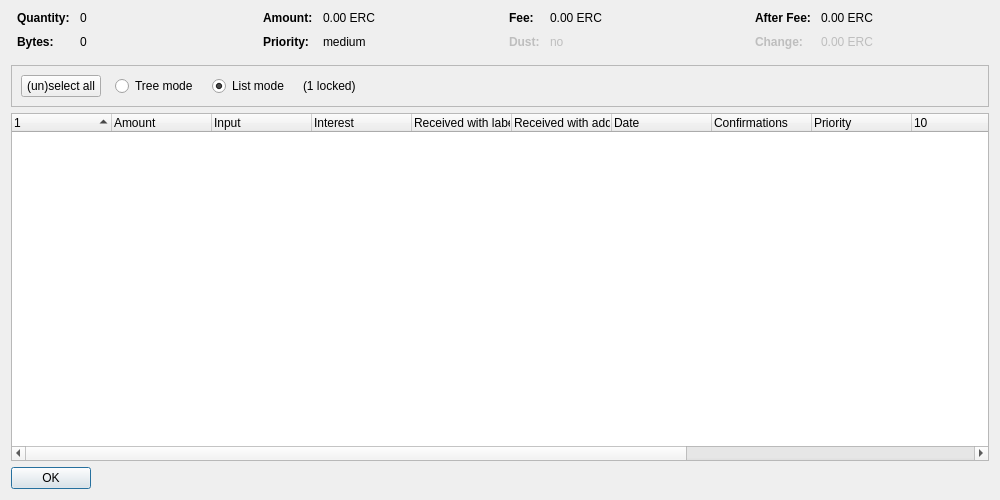
<?xml version="1.0" encoding="UTF-8"?>
<ui version="4.0">
 <class>CoinControlDialog</class>
 <widget class="QDialog" name="CoinControlDialog">
  <property name="geometry">
   <rect>
    <x>0</x>
    <y>0</y>
    <width>1000</width>
    <height>500</height>
   </rect>
  </property>
  <property name="windowTitle">
   <string>Coin Selection</string>
  </property>
  <layout class="QVBoxLayout" name="verticalLayout">
   <item>
    <layout class="QHBoxLayout" name="horizontalLayoutTop" stretch="0,0,0,0">
     <property name="topMargin">
      <number>0</number>
     </property>
     <property name="bottomMargin">
      <number>10</number>
     </property>
     <item>
      <layout class="QFormLayout" name="formLayoutCoinControl1">
       <property name="horizontalSpacing">
        <number>10</number>
       </property>
       <property name="verticalSpacing">
        <number>10</number>
       </property>
       <property name="leftMargin">
        <number>6</number>
       </property>
       <property name="rightMargin">
        <number>6</number>
       </property>
       <item row="0" column="0">
        <widget class="QLabel" name="labelCoinControlQuantityText">
         <property name="font">
          <font>
           <weight>75</weight>
           <bold>true</bold>
          </font>
         </property>
         <property name="text">
          <string>Quantity:</string>
         </property>
        </widget>
       </item>
       <item row="0" column="1">
        <widget class="QLabel" name="labelCoinControlQuantity">
         <property name="cursor">
          <cursorShape>IBeamCursor</cursorShape>
         </property>
         <property name="contextMenuPolicy">
          <enum>Qt::ActionsContextMenu</enum>
         </property>
         <property name="text">
          <string notr="true">0</string>
         </property>
         <property name="textInteractionFlags">
          <set>Qt::LinksAccessibleByMouse|Qt::TextSelectableByKeyboard|Qt::TextSelectableByMouse</set>
         </property>
        </widget>
       </item>
       <item row="1" column="0">
        <widget class="QLabel" name="labelCoinControlBytesText">
         <property name="font">
          <font>
           <weight>75</weight>
           <bold>true</bold>
          </font>
         </property>
         <property name="text">
          <string>Bytes:</string>
         </property>
        </widget>
       </item>
       <item row="1" column="1">
        <widget class="QLabel" name="labelCoinControlBytes">
         <property name="cursor">
          <cursorShape>IBeamCursor</cursorShape>
         </property>
         <property name="contextMenuPolicy">
          <enum>Qt::ActionsContextMenu</enum>
         </property>
         <property name="text">
          <string notr="true">0</string>
         </property>
         <property name="textInteractionFlags">
          <set>Qt::LinksAccessibleByMouse|Qt::TextSelectableByKeyboard|Qt::TextSelectableByMouse</set>
         </property>
        </widget>
       </item>
      </layout>
     </item>
     <item>
      <layout class="QFormLayout" name="formLayoutCoinControl2">
       <property name="horizontalSpacing">
        <number>10</number>
       </property>
       <property name="verticalSpacing">
        <number>10</number>
       </property>
       <property name="leftMargin">
        <number>6</number>
       </property>
       <property name="rightMargin">
        <number>6</number>
       </property>
       <item row="0" column="0">
        <widget class="QLabel" name="labelCoinControlAmountText">
         <property name="font">
          <font>
           <weight>75</weight>
           <bold>true</bold>
          </font>
         </property>
         <property name="text">
          <string>Amount:</string>
         </property>
        </widget>
       </item>
       <item row="0" column="1">
        <widget class="QLabel" name="labelCoinControlAmount">
         <property name="cursor">
          <cursorShape>IBeamCursor</cursorShape>
         </property>
         <property name="contextMenuPolicy">
          <enum>Qt::ActionsContextMenu</enum>
         </property>
         <property name="text">
          <string notr="true">0.00 ERC</string>
         </property>
         <property name="textInteractionFlags">
          <set>Qt::LinksAccessibleByMouse|Qt::TextSelectableByKeyboard|Qt::TextSelectableByMouse</set>
         </property>
        </widget>
       </item>
       <item row="1" column="0">
        <widget class="QLabel" name="labelCoinControlPriorityText">
         <property name="font">
          <font>
           <weight>75</weight>
           <bold>true</bold>
          </font>
         </property>
         <property name="text">
          <string>Priority:</string>
         </property>
        </widget>
       </item>
       <item row="1" column="1">
        <widget class="QLabel" name="labelCoinControlPriority">
         <property name="cursor">
          <cursorShape>IBeamCursor</cursorShape>
         </property>
         <property name="contextMenuPolicy">
          <enum>Qt::ActionsContextMenu</enum>
         </property>
         <property name="text">
          <string notr="true">medium</string>
         </property>
         <property name="textInteractionFlags">
          <set>Qt::LinksAccessibleByMouse|Qt::TextSelectableByKeyboard|Qt::TextSelectableByMouse</set>
         </property>
        </widget>
       </item>
      </layout>
     </item>
     <item>
      <layout class="QFormLayout" name="formLayoutCoinControl3">
       <property name="horizontalSpacing">
        <number>10</number>
       </property>
       <property name="verticalSpacing">
        <number>10</number>
       </property>
       <property name="leftMargin">
        <number>6</number>
       </property>
       <property name="rightMargin">
        <number>6</number>
       </property>
       <item row="0" column="0">
        <widget class="QLabel" name="labelCoinControlFeeText">
         <property name="font">
          <font>
           <weight>75</weight>
           <bold>true</bold>
          </font>
         </property>
         <property name="text">
          <string>Fee:</string>
         </property>
        </widget>
       </item>
       <item row="0" column="1">
        <widget class="QLabel" name="labelCoinControlFee">
         <property name="cursor">
          <cursorShape>IBeamCursor</cursorShape>
         </property>
         <property name="contextMenuPolicy">
          <enum>Qt::ActionsContextMenu</enum>
         </property>
         <property name="text">
          <string notr="true">0.00 ERC</string>
         </property>
         <property name="textInteractionFlags">
          <set>Qt::LinksAccessibleByMouse|Qt::TextSelectableByKeyboard|Qt::TextSelectableByMouse</set>
         </property>
        </widget>
       </item>
       <item row="1" column="0">
        <widget class="QLabel" name="labelCoinControlLowOutputText">
         <property name="enabled">
          <bool>false</bool>
         </property>
         <property name="font">
          <font>
           <weight>75</weight>
           <bold>true</bold>
          </font>
         </property>
         <property name="text">
          <string>Dust:</string>
         </property>
        </widget>
       </item>
       <item row="1" column="1">
        <widget class="QLabel" name="labelCoinControlLowOutput">
         <property name="enabled">
          <bool>false</bool>
         </property>
         <property name="cursor">
          <cursorShape>IBeamCursor</cursorShape>
         </property>
         <property name="contextMenuPolicy">
          <enum>Qt::ActionsContextMenu</enum>
         </property>
         <property name="text">
          <string notr="true">no</string>
         </property>
         <property name="textInteractionFlags">
          <set>Qt::LinksAccessibleByMouse|Qt::TextSelectableByKeyboard|Qt::TextSelectableByMouse</set>
         </property>
        </widget>
       </item>
      </layout>
     </item>
     <item>
      <layout class="QFormLayout" name="formLayoutCoinControl4">
       <property name="horizontalSpacing">
        <number>10</number>
       </property>
       <property name="verticalSpacing">
        <number>10</number>
       </property>
       <property name="leftMargin">
        <number>6</number>
       </property>
       <property name="rightMargin">
        <number>6</number>
       </property>
       <item row="0" column="0">
        <widget class="QLabel" name="labelCoinControlAfterFeeText">
         <property name="font">
          <font>
           <weight>75</weight>
           <bold>true</bold>
          </font>
         </property>
         <property name="text">
          <string>After Fee:</string>
         </property>
        </widget>
       </item>
       <item row="0" column="1">
        <widget class="QLabel" name="labelCoinControlAfterFee">
         <property name="cursor">
          <cursorShape>IBeamCursor</cursorShape>
         </property>
         <property name="contextMenuPolicy">
          <enum>Qt::ActionsContextMenu</enum>
         </property>
         <property name="text">
          <string notr="true">0.00 ERC</string>
         </property>
         <property name="textInteractionFlags">
          <set>Qt::LinksAccessibleByMouse|Qt::TextSelectableByKeyboard|Qt::TextSelectableByMouse</set>
         </property>
        </widget>
       </item>
       <item row="1" column="0">
        <widget class="QLabel" name="labelCoinControlChangeText">
         <property name="enabled">
          <bool>false</bool>
         </property>
         <property name="font">
          <font>
           <weight>75</weight>
           <bold>true</bold>
          </font>
         </property>
         <property name="text">
          <string>Change:</string>
         </property>
        </widget>
       </item>
       <item row="1" column="1">
        <widget class="QLabel" name="labelCoinControlChange">
         <property name="enabled">
          <bool>false</bool>
         </property>
         <property name="cursor">
          <cursorShape>IBeamCursor</cursorShape>
         </property>
         <property name="contextMenuPolicy">
          <enum>Qt::ActionsContextMenu</enum>
         </property>
         <property name="text">
          <string notr="true">0.00 ERC</string>
         </property>
         <property name="textInteractionFlags">
          <set>Qt::LinksAccessibleByMouse|Qt::TextSelectableByKeyboard|Qt::TextSelectableByMouse</set>
         </property>
        </widget>
       </item>
      </layout>
     </item>
    </layout>
   </item>
   <item>
    <widget class="QFrame" name="frame">
     <property name="minimumSize">
      <size>
       <width>0</width>
       <height>40</height>
      </size>
     </property>
     <property name="frameShape">
      <enum>QFrame::StyledPanel</enum>
     </property>
     <property name="frameShadow">
      <enum>QFrame::Sunken</enum>
     </property>
     <layout class="QHBoxLayout" name="horizontalLayout">
      <item>
       <layout class="QHBoxLayout" name="horizontalLayoutPanel" stretch="0,0,0,0,0">
        <property name="spacing">
         <number>14</number>
        </property>
        <item>
         <widget class="QPushButton" name="pushButtonSelectAll">
          <property name="sizePolicy">
           <sizepolicy hsizetype="Maximum" vsizetype="Fixed">
            <horstretch>0</horstretch>
            <verstretch>0</verstretch>
           </sizepolicy>
          </property>
          <property name="text">
           <string>(un)select all</string>
          </property>
          <property name="autoDefault">
           <bool>false</bool>
          </property>
         </widget>
        </item>
        <item>
         <widget class="QRadioButton" name="radioTreeMode">
          <property name="sizePolicy">
           <sizepolicy hsizetype="Maximum" vsizetype="Fixed">
            <horstretch>0</horstretch>
            <verstretch>0</verstretch>
           </sizepolicy>
          </property>
          <property name="text">
           <string>Tree mode</string>
          </property>
         </widget>
        </item>
        <item>
         <widget class="QRadioButton" name="radioListMode">
          <property name="sizePolicy">
           <sizepolicy hsizetype="Maximum" vsizetype="Fixed">
            <horstretch>0</horstretch>
            <verstretch>0</verstretch>
           </sizepolicy>
          </property>
          <property name="text">
           <string>List mode</string>
          </property>
          <property name="checked">
           <bool>true</bool>
          </property>
         </widget>
        </item>
        <item>
         <widget class="QLabel" name="labelLocked">
          <property name="text">
           <string notr="true">(1 locked)</string>
          </property>
         </widget>
        </item>
        <item>
         <spacer name="horizontalSpacer">
          <property name="orientation">
           <enum>Qt::Horizontal</enum>
          </property>
          <property name="sizeHint" stdset="0">
           <size>
            <width>40</width>
            <height>20</height>
           </size>
          </property>
         </spacer>
        </item>
       </layout>
      </item>
     </layout>
    </widget>
   </item>
   <item>
    <widget class="CoinControlTreeWidget" name="treeWidget">
     <property name="contextMenuPolicy">
      <enum>Qt::CustomContextMenu</enum>
     </property>
     <property name="sortingEnabled">
      <bool>false</bool>
     </property>
     <property name="columnCount">
      <number>14</number>
     </property>
     <attribute name="headerShowSortIndicator" stdset="0">
      <bool>true</bool>
     </attribute>
     <attribute name="headerStretchLastSection">
      <bool>false</bool>
     </attribute>
     <column>
      <property name="text">
       <string/>
      </property>
     </column>
     <column>
      <property name="text">
       <string>Amount</string>
      </property>
     </column>
      <column>
      <property name="text">
       <string>Input</string>
      </property>
     </column>
      <column>
      <property name="text">
       <string>Interest</string>
      </property>
     </column>
     <column>
      <property name="text">
       <string>Received with label</string>
      </property>
     </column>
     <column>
      <property name="text">
       <string>Received with address</string>
      </property>
     </column>
     <column>
      <property name="text">
       <string>Date</string>
      </property>
     </column>
     <column>
      <property name="text">
       <string>Confirmations</string>
      </property>
      <property name="toolTip">
       <string>Confirmed</string>
      </property>
     </column>
     <column>
      <property name="text">
       <string>Priority</string>
      </property>
     </column>
     <column>
      <property name="text">
       <string/>
      </property>
     </column>
     <column>
      <property name="text">
       <string/>
      </property>
     </column>
     <column>
      <property name="text">
       <string/>
      </property>
     </column>
     <column>
      <property name="text">
       <string/>
      </property>
     </column>
     <column>
      <property name="text">
       <string/>
      </property>
     </column>
    </widget>
   </item>
   <item>
    <widget class="QDialogButtonBox" name="buttonBox">
     <property name="sizePolicy">
      <sizepolicy hsizetype="Maximum" vsizetype="Fixed">
       <horstretch>0</horstretch>
       <verstretch>0</verstretch>
      </sizepolicy>
     </property>
     <property name="orientation">
      <enum>Qt::Horizontal</enum>
     </property>
     <property name="standardButtons">
      <set>QDialogButtonBox::Ok</set>
     </property>
    </widget>
   </item>
  </layout>
 </widget>
 <customwidgets>
  <customwidget>
   <class>CoinControlTreeWidget</class>
   <extends>QTreeWidget</extends>
   <header>coincontroltreewidget.h</header>
  </customwidget>
 </customwidgets>
 <resources/>
 <connections/>
</ui>
